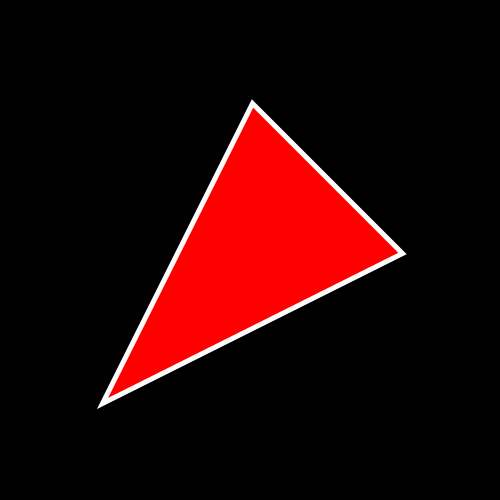
Frame 1 (no input)
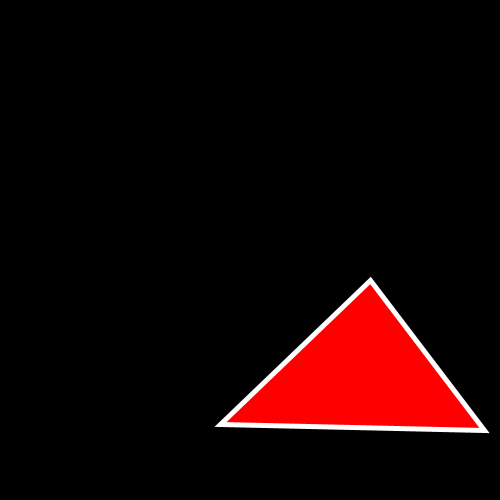
Frame 60 (the mouse pressed at the canvas centre just before this capture)
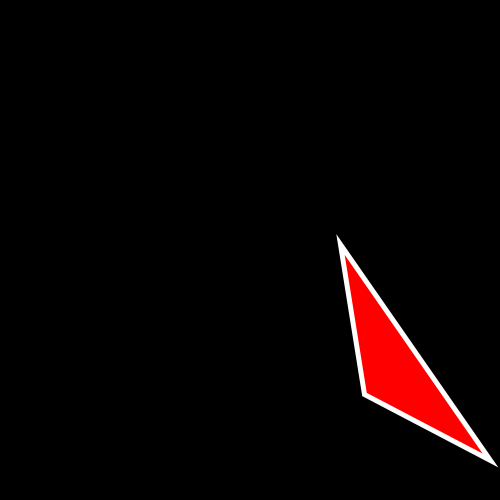
Frame 120 (the mouse held since frame 60 and released just before this capture)

The Processing sketch that drew these frames (run headless with seeded random() and noise(); from frame 60 on, the mouse is pressed at the canvas centre):

// Processing sketch: Exercise11
// ── Exercise11.pde
float x1=250,y1=100,x2=100,y2=400,x3=400,y3=250;
int dx1=2,dy1=3,dx2=2,dy2=3,dx3=2,dy3=3;

void setup() {
    size(500,500);
    strokeWeight(5);
    stroke(255);
}

void draw() {
    background(0);
    x1 += dx1;
    y1 += dy1;
    x2 += dx2;
    y2 += dy2;
    x3 += dx3;
    y3 += dy3;
    if (x1 > width || x1 < 0) {
        dx1 *= -1;}
    if (x2 > width || x2 < 0) {
        dx2 *= -1;
    }
    if (x3 > width || x3 < 0) {
        dx3 *= -1;
    }
    if (y1 > height || y1 < 0) {
        dy1 *= -1;
    }
    if (y2 > height || y2 < 0) {
        dy2 *= -1;
    }
    if (y3 > height || y3 < 0) {
        dy3 *= -1;
    }

    fill(255,0,0);
    triangle(x1, y1, x2, y2, x3, y3);
}
